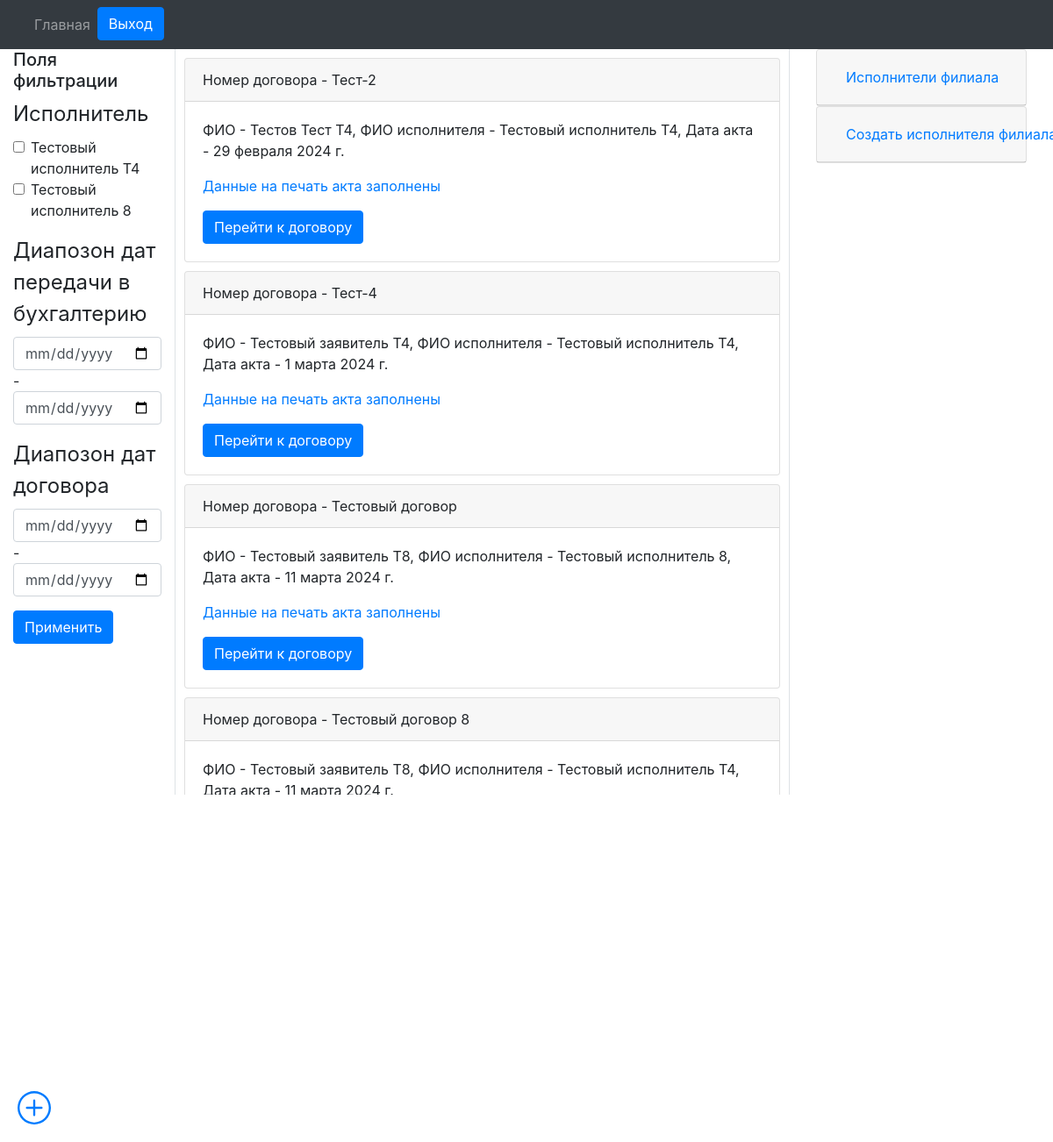
The app's page /paid_departure/filials/orders/1/ (signed in) with its own data.
### engine/models.py (models this page shows, shortened)
class Reestr_oferts(models.Model):
    number_orders_vozm = models.CharField(max_length=20, blank=False, verbose_name='Номер договора возм.', db_index=True)
    fio = models.CharField(max_length=128, blank=False, verbose_name='ФИО')
    date_orders = models.DateField(auto_now_add=True, verbose_name='Дата договора')
    date_akt = models.DateField(auto_now_add=True, verbose_name='Дата акта')
    exicutor = models.ForeignKey(Exicuters, on_delete=models.PROTECT, verbose_name='Исполнитель')
    filial = models.ForeignKey(Filials, on_delete=models.PROTECT, verbose_name='Филиал')
    price = models.FloatField(max_length=10, verbose_name='Цена')
    date_buhgt = models.DateField(verbose_name='Дата передачи в бухгалтерию')
    comment = models.CharField(max_length=512, verbose_name='Комментарий', blank=True)

class Exicuters(models.Model):
    fio = models.CharField(max_length=128, blank=False, verbose_name='ФИО исполнителя')
    position_filial = models.CharField(max_length=128, blank=False, default='Администратор', verbose_name='Должность')
    filial = models.ForeignKey(Filials, on_delete=models.PROTECT, verbose_name='Филиал к котрому привязан исполнитель')
    def __str__(self):
        return self.fio

### engine/views.py (the view, shortened to what this page needs)
# urls.py: path('filials/orders/<int:pk>/', get_orders, name='get_orders'),
@login_required
def get_orders(request, pk):
    if not request.user.has_perm('engine.view_reestr_oferts'):
        queryset = Reestr_oferts.objects.filter(filial_id=pk)
        exicuters_filial = Exicuters.objects.filter(filial_id=pk)
        if not queryset:
            form = CreateExicuterFilialFilterForm(id=pk)
            form.initial['filial'] = pk
            exicuters_filial = Exicuters.objects.filter(filial_id=pk)
            filter = ProductFilter(request.GET, queryset=Reestr_oferts.objects.filter(filial_id=pk), id=pk)
            return render(request, 'orders/orders.html', {'filter': filter, 'exicuters_filial': exicuters_filial, 'form': form})
        else:
            filial = str(queryset[0].filial)
            user_filial = str(request.user.filial)
            if filial == user_filial:
                form = CreateExicuterFilialFilterForm(id=pk)
                form.initial['filial'] = pk
                filter = ProductFilter(request.GET, queryset=Reestr_oferts.objects.filter(filial_id=pk), id=pk)
                return render(request, 'orders/orders.html', {'filter': filter, 'exicuters_filial': exicuters_filial, 'form': form})
            else:
                raise PermissionError

### engine/forms.py
class CreateExicuterFilialFilterForm(ModelForm):
    def __init__(self, *args, id=None, **kwargs):
        super().__init__(*args, **kwargs)
        if id == None:
            pass
        else:
            self.fields['filial'].queryset = Filials.objects.filter(id=id)
    class Meta:
        model = Exicuters
        fields = ('fio', 'filial')

### engine/models.py (called while the page is built)
    def __str__(self):
        return self.name

### engine/templates/orders/orders.html (shortened to what this page needs)
{% extends "orders/base.html" %}
{% load crispy_forms_tags %}
{% block nav %}{% include "orders/nav.html" %}{% endblock %}
{% block content %}
<div class="container-fluid text-left">
  <div class="row" style="height: 850px">
    <div class="col-2 column-2 border-right">
      <h5>Поля фильтрации</h5>
      <form method="GET">
        {{ filter.form|crispy }}
      <button class="btn btn-primary" type="submit">Применить</button>
      </form>
    </div>
    <div class="col-7 position-relative border-right">
      <div class="overflow-auto scroll-container">
      {% for order in filter.qs %}
      <div class="card" style="margin: 10px 10px 10px 10px;">
          <div class="card-header">
            Номер договора - {{ order.number_orders_vozm }}
          </div>
          <div class="card-body">
            <p class="card-text">ФИО - {{ order.fio }}, ФИО исполнителя - {{ order.exicutor }}, Дата акта - {{ order.date_akt }}</p>
            {% if order.contract_data.reestr_oferts  %}
              <p class="text-primary">Данные на печать акта заполнены</p>
            {% else %}
              <p class="text-warning">Данные на печать акта еще не заполнены</p>
            {% endif %}
            <a href="{% url 'get_order' id_order=order.pk %}" class="btn btn-primary">Перейти к договору</a>
          </div>
        </div>
          {% endfor %}
          <div class="fixed-bottom fixed-right" style="width: 70px; position: fixed; bottom: 0; right: 0; padding: 20px;">
            <a href="/paid_departure/create_order/">
            </a>
          </div>
    </div>
  </div>
  <div class="col-3 column-2">
    <div class="container">
      <div id="accordion">
        <div class="card">
          <div class="card-header" id="headingOne">
            <h5 class="mb-0">
              <button class="btn btn-link collapsed" data-toggle="collapse" data-target="#collapseOne" aria-expanded="false" aria-controls="collapseOne">
                Исполнители филиала
              </button>
            </h5>
          </div>
        </div>
      </div>
    </div>
    <div class="container">
      <div id="accordion">
        <div class="card">
          <div class="card-header" id="headingTwo">
            <h5 class="mb-0">
              <button class="btn btn-link collapsed" data-toggle="collapse" data-target="#collapseTwo" aria-expanded="false" aria-controls="collapseTwo">
                Создать исполнителя филиала
              </button>
            </h5>
          </div>
        </div>
      </div>
    </div>
  </div>
</div>
</div>
      {% endblock %}

### engine/templates/orders/orders.html (style rules this page uses)
.scroll-container { position: absolute; top: 0; left: 0; bottom: 0; right: 0; overflow: auto; }

### records on screen
Reestr_oferts: number_orders_vozm "Тест-2", fio "Тестов Тест Т4", exicutor "Тестовый исполнитель Т4", date_akt "29 февраля 2024 г.", shows "Данные на печать акта заполнены"
Reestr_oferts: number_orders_vozm "Тест-4", fio "Тестовый заявитель Т4", exicutor "Тестовый исполнитель Т4", date_akt "1 марта 2024 г.", shows "Данные на печать акта заполнены"
Reestr_oferts: number_orders_vozm "Тестовый договор", fio "Тестовый заявитель Т8", exicutor "Тестовый исполнитель 8", date_akt "11 марта 2024 г.", shows "Данные на печать акта заполнены"
Reestr_oferts: number_orders_vozm "Тестовый договор 8", fio "Тестовый заявитель Т8", exicutor "Тестовый исполнитель Т4", date_akt "11 марта 2024 г."
